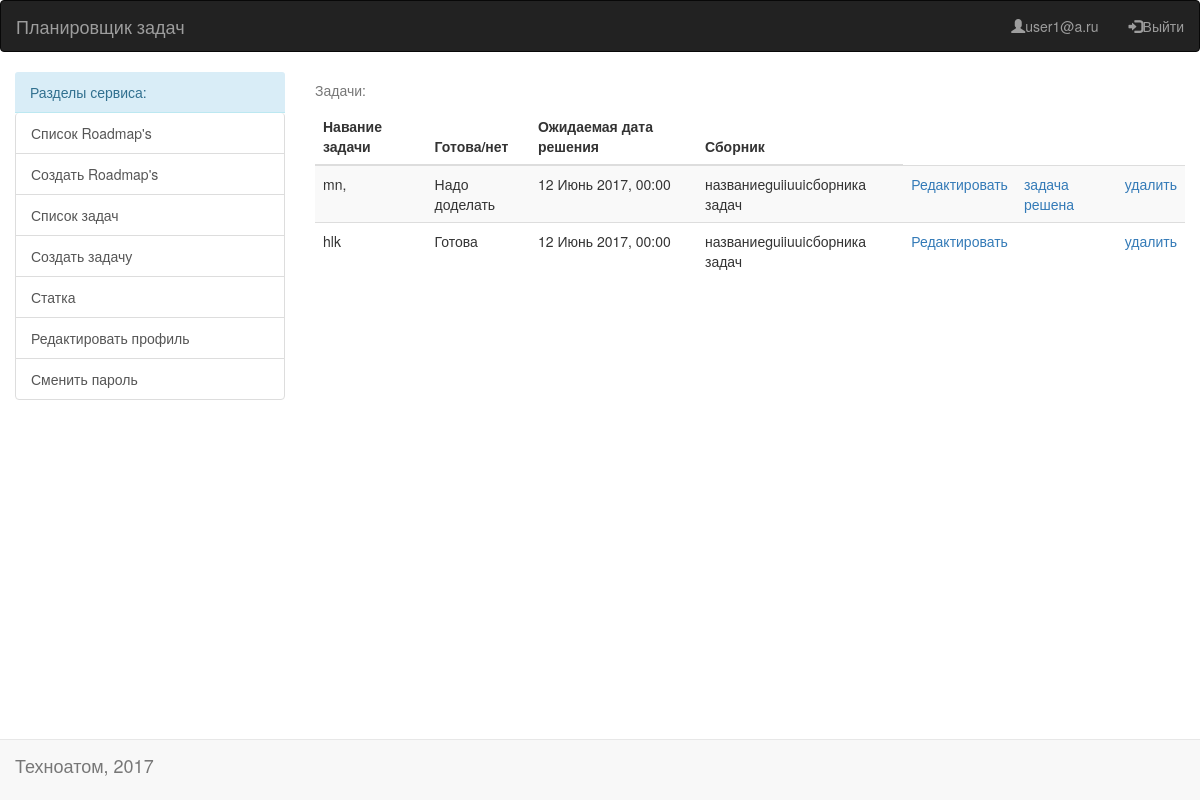
Before: /viewTasks/ (signed in) with the older database file.
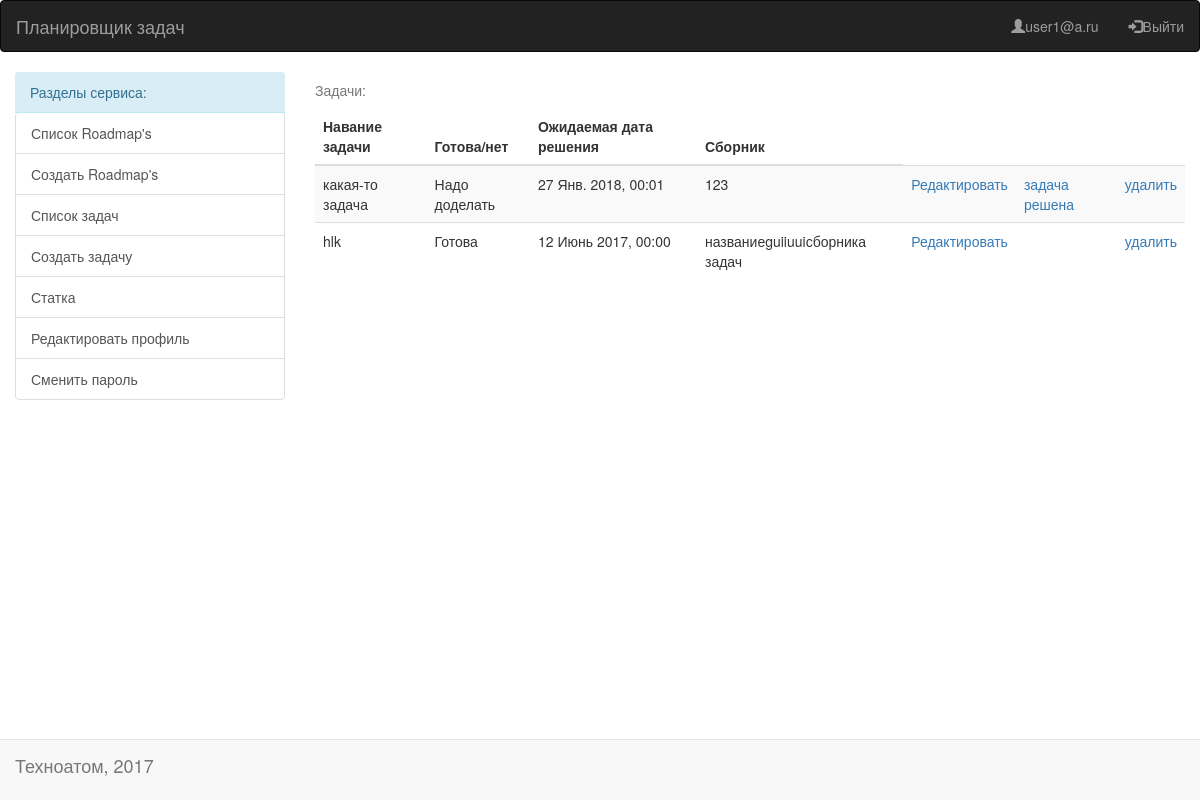
After: the same page with the newer database file.
### create/models.py (models this page shows)
class TaskUser(AbstractUser):
    email = models.EmailField(verbose_name='Почта:', unique=True, primary_key=True)
    phone = models.CharField(max_length=10, verbose_name='Телефон:')
    age = models.IntegerField(verbose_name='Возраст:', null=True, blank=True)
    region = models.CharField(max_length=20, verbose_name='Регион:', blank=True, null=True)
    username = models.CharField(max_length=10, verbose_name='Имя которое не нужно:', blank=True, null=True) # не убрать(
    first_name = models.CharField(_('first name'), max_length=30)  # переопределённые поля
    last_name = models.CharField(_('last name'), max_length=150)
    REQUIRED_FIELDS = ['phone', 'first_name', 'last_name', 'username'] # 'username'
    USERNAME_FIELD = 'email'

class Task(models.Model):
    user = models.ForeignKey(settings.AUTH_USER_MODEL, on_delete=models.CASCADE)
    roadmap = models.ForeignKey('Roadmap', on_delete=models.CASCADE)
    title = models.CharField(max_length=50, verbose_name='Название задачи:')
    state = models.BooleanField(verbose_name='Задача решена?', default=False)  # models.CharField(max_length=11, verbose_name='статус:')
    estimate = models.DateTimeField(verbose_name='Срок выполнения:')
    creation_date = models.DateTimeField(null=True)

class Roadmap(models.Model):
    user = models.ForeignKey(settings.AUTH_USER_MODEL, on_delete=models.CASCADE)
    roadmap_name = models.CharField(max_length=50, verbose_name='Название Roadmap:')

### create/views.py (the view)
# urls.py: url(r'^viewTasks/$', all_tasks, name='all_tasks'),
@login_required
def all_tasks(request):
    tasks = Task.objects.filter(user=request.user)
    return render(
        request, 'alltasks.html',
        {'tasks': tasks.order_by('state', 'estimate')}
    )

### templates/alltasks.html (shortened to what this page needs)
{% extends "base.html" %}
{% block content %}
{% if tasks.exists %}
{% load tz %}
{% get_current_timezone as TIME_ZONE %}
<table class="table table-striped">
    <caption>Задачи:</caption>
    <thead>
    <tr>
        <th>Навание задачи</th>
        <th>Готова/нет</th>
        <th>Ожидаемая дата решения</th>
        <th>Сборник</th>
    </tr>
    </thead>
    {% for task in tasks %}
    <tr>
        <td>{{ task.title }}</td>
        <td>{% if task.state %} Готова {% else %} Надо доделать {% endif %}</td>
        {% timezone TIME_ZONE %}
        <td>{{ task.estimate|date:"d N Y, H:i" }}</td>
        {% endtimezone %}
        <td>{{ task.roadmap.roadmap_name }}</td>
        <td><a href={% url 'edit_tsk' task.id %}>Редактировать</a></td>
        <td>{% if not task.state %} <a href={% url 'task_ready' task.id %}>задача решена</a>{% endif %}</td>
        <td><a href={% url 'del_tsk' task.id %}>удалить</a></td>
    </tr>
    {% endfor %}
</table>
{% else %}
<div class="well">Задачи отсутствуют</div>
{% endif %}
{% endblock %}

### templates/base.html (shortened to what this page needs)
{% load staticfiles %}
<!DOCTYPE html>
<html>
    <head>
    </head>
    <link rel="stylesheet" type="text/css" href="{% static 'css/bootstrap.css' %}" />
<body>
<nav class="navbar navbar-inverse">
    <div class="container-fluid">
        <div class="navbar-header">
            <a class="navbar-brand" href="#">Планировщик задач</a>
        </div>
        <ul class="nav navbar-nav navbar-right">
        {% if request.user.is_authenticated %}
        <li><a href="{% url 'acc_view' %}"><span class="glyphicon glyphicon-user"></span>{{ request.user.email }}</a></li>
        <li><a href="{% url 'logout_view' %}"><span class="glyphicon glyphicon-log-in"></span>Выйти</a></li>
        {% else %}
        <li><a href="{% url 'reg' %}"><span class="glyphicon glyphicon-user"></span>Зарегаться без SMS и..</a></li>
        <li><a href="{% url 'login' %}"><span class="glyphicon glyphicon-log-in"></span>Войти</a></li>
        {% endif %}
    </ul>
  </div>
</nav>
<nav class="navbar navbar-default navbar-fixed-bottom">
    <div class="container-fluid">
        <div class="navbar-header">
            <p class="navbar-brand">Техноатом, 2017</p>
        </div>
    </div>
</nav>
  <div class="col-sm-3">
      {% if request.user.is_authenticated %}
      <div class="panel-info">
          <div class="panel-heading">Разделы сервиса:</div>
          <div class="list-group">
              <a href="{% url 'all_roadmap' %}" class="list-group-item">Список Roadmap's</a>
              <a href="{% url 'create_roadmap' %}" class="list-group-item">Создать Roadmap's</a>
              <a href="{% url 'all_tasks' %}" class="list-group-item">Список задач</a>
              <a href="{% url 'create_task' %}" class="list-group-item">Создать задачу</a>
              <a href="{% url 'stats_all' %}" class="list-group-item">Статка</a>
              <a href="{% url 'acc_edit' %}" class="list-group-item">Редактировать профиль</a>
              <a href="{% url 'password_change' %}" class="list-group-item">Сменить пароль</a>
          </div>
      </div>
      {% endif %}
  </div>
    <div class="col-sm-9">
    {% block content %}{% endblock %}
    </div>
            </body>
</html>

Changed rows visible on the page:
removed Task: title "mn,", state "Надо доделать", estimate "12 Июнь 2017, 00:00", roadmap.roadmap_name "названиеguiiuuiсборника задач"
added Task: title "какая-то задача", state "Надо доделать", estimate "27 Янв. 2018, 00:01", roadmap.roadmap_name "123"
